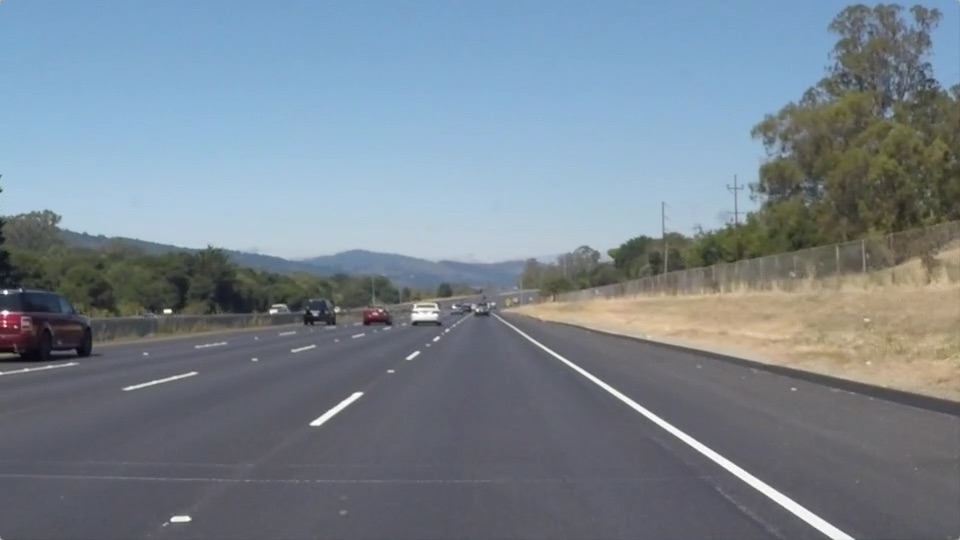
#> input picture examples/solidWhiteRight.jpg, 960 x 540 px, found by its file name
$ jupyter execute --allow-errors P1.ipynb   (shell and % lines are left out)   (text cells are left out)
#> lines starting #> are read from the running program, lines starting #| are printed output that depends on the picture; after the words box and inside, x2 and y2 are one past the last pixel; in counts of white or black regions, pixels touching at a corner belong together; pictures that were not available may be replaced by others from this repository, and a replacement may not be noted
### Helper.py
import math
import cv2
import numpy as np

def grayscale(img):
    """Applies the Grayscale transform
    This will return an image with only one color channel
    but NOTE: to see the returned image as grayscale
    (assuming your grayscaled image is called 'gray')
    you should call plt.imshow(gray, cmap='gray')"""
    return cv2.cvtColor(img, cv2.COLOR_RGB2GRAY)
    # Or use BGR2GRAY if you read an image with cv2.imread()
    # return cv2.cvtColor(img, cv2.COLOR_BGR2GRAY)

def canny(img, low_threshold, high_threshold):
    """Applies the Canny transform"""
    return cv2.Canny(img, low_threshold, high_threshold)

def gaussian_blur(img, kernel_size):
    """Applies a Gaussian Noise kernel"""
    return cv2.GaussianBlur(img, (kernel_size, kernel_size), 0)

def region_of_interest(img, vertices):
    """
    Applies an image mask.

    Only keeps the region of the image defined by the polygon
    formed from `vertices`. The rest of the image is set to black.
    `vertices` should be a numpy array of integer points.
    """
    #defining a blank mask to start with
    mask = np.zeros_like(img)

    #defining a 3 channel or 1 channel color to fill the mask with depending on the input image
    if len(img.shape) > 2:
        channel_count = img.shape[2]  # i.e. 3 or 4 depending on your image
        ignore_mask_color = (255,) * channel_count
    else:
        ignore_mask_color = 255

    #filling pixels inside the polygon defined by "vertices" with the fill color
    cv2.fillPoly(mask, vertices, ignore_mask_color)

    #returning the image only where mask pixels are nonzero
    masked_image = cv2.bitwise_and(img, mask)
    return masked_image


def draw_lines(img, lines, color=[0, 0, 255], thickness=5):
    """
    Original provided code:
    This function draws `lines` with `color` and `thickness`.
    This function draws `lines` with `color` and `thickness`.
    Lines are drawn on the image inplace (mutates the image).
    If you want to make the lines semi-transparent, think about combining
    this function with the weighted_img() function below
    for line in lines:
        for x1,y1,x2,y2 in line:
            cv2.line(img, (x1, y1), (x2, y2), color, thickness)
    """
    """
    Edited code below
    HoughLinesP output is line segments, where all you have is two points on the line

    Need to either average the lines if there are many dashes detected for the lane
    Or extrapolate them if there are some partially detected lines
    Can ignore the vertical line (denominator in slope 0)
    using a linear model (y=mx+c), use the direction of slope to determine which side the line is from
    Left Lane: Potitive gradient  - As the values of column co-ordinate increases, the values of rows co-ordinate decreases.
    Right Lane: Negative gradient - As the values of column co-ordinate increases, the values of rows co-ordinate increases.
    Technically they should give roughly the same gradient, with one being negative (for straight lines, not corners)

    Have detected two left lanes and two right lanes (either side of the lane)
    Will construct a global left and right lane
    Use use the y intercept to extrapolate the line to the edge pixel

     """

    imshape = img.shape

    #Global variables y-axis coordinates -- for extrapolating
    #shape attribute for numpy arrays returns the dimensions of the array.
    #So .shape[0] is n rows, first dimension of your array.
    global_ymin = img.shape[0]
    global_ymax = img.shape[0]

    # right lane line variables
    #Creating empty lists
    global_right_grad = []
    global_right_y = []
    global_right_x = []

    # left lane line variables
    #Creating empty lists
    global_left_grad = []
    global_left_y = []
    global_left_x = []

    #HoughLinesP output gives two points on the line
    #So coordinates we have are x1,y1 and x2, y2
    for line in lines:
        for x1,y1,x2,y2 in line:
            gradient, intercept = np.polyfit((x1,x2), (y1,y2), 1)
            global_ymin = min(min(y1, y2), global_ymin)

            #Separating the coordinates to their left and right lanes
            #Left Lane: Potitive gradient
            if (gradient > 0):
                global_left_grad += [gradient]
                global_left_y += [y1, y2]
                global_left_x += [x1, x2]
            #Right Lane: Negative gradient
            else:
                global_right_grad += [gradient]
                global_right_y += [y1, y2]
                global_right_x += [x1, x2]

    # if no valid line exists,return without further operations
    if len(global_left_grad) == 0 or len(global_right_grad) == 0:
        print("No valid lines are detected")
        return

    #Creating the global left lane with the average of the points
    left_mean_grad = np.mean(global_left_grad)
    left_y_mean = np.mean(global_left_y)
    left_x_mean = np.mean(global_left_x)

    #Calculating the yintercepts
    #Using the linear model y = mx+c
    left_intercept = left_y_mean - (left_mean_grad * left_x_mean)

    #Creating the global right lane with the average of the points
    right_mean_grad = np.mean(global_right_grad)
    right_y_mean = np.mean(global_right_y)
    right_x_mean = np.mean(global_right_x)

    #Calculating the yintercepts
    right_intercept = right_y_mean - (right_mean_grad * right_x_mean)

    #Checking if there are points in each variable
    #Finding the top and bottom points
    if ((len(global_left_grad) > 0) and (len(global_right_grad) > 0)):
        upper_left_x = int((global_ymin - left_intercept) / left_mean_grad)
        lower_left_x = int((global_ymax - left_intercept) / left_mean_grad)
        upper_right_x = int((global_ymin - right_intercept) / right_mean_grad)
        lower_right_x = int((global_ymax - right_intercept) / right_mean_grad)

        #Drawing the left and right lines using top and bottom points
        cv2.line(img, (upper_left_x, global_ymin), (lower_left_x, global_ymax), color, thickness)
        cv2.line(img, (upper_right_x, global_ymin), (lower_right_x, global_ymax), color, thickness)

def hough_lines(img, rho, theta, threshold, min_line_len, max_line_gap):
    """
    `img` should be the output of a Canny transform.

    Returns an image with hough lines drawn.
    """
    lines = cv2.HoughLinesP(img, rho, theta, threshold, np.array([]), minLineLength=min_line_len, maxLineGap=max_line_gap)
    line_img = np.zeros((img.shape[0], img.shape[1], 3), dtype=np.uint8)
    draw_lines(line_img, lines)
    return line_img

# Python 3 has support for cool math symbols.

def weighted_img(img, initial_img, α=0.8, β=1., γ=0.):
    """
    `img` is the output of the hough_lines(), An image with lines drawn on it.
    Should be a blank image (all black) with lines drawn on it.

    `initial_img` should be the image before any processing.

    The result image is computed as follows:

    initial_img * α + img * β + γ
    NOTE: initial_img and img must be the same shape!
    """
    return cv2.addWeighted(initial_img, α, img, β, γ)

### P1.ipynb
[cell 1]
#importing some useful packages
import cv2
import matplotlib.pyplot as plt
import matplotlib.image as mpimg
import numpy as np
import os

from os.path import isfile, join

import Helper as Functions

[cell 2]
#reading in an image
image = mpimg.imread('test_images/solidWhiteRight.jpg')
#> image is the input picture: shape (540, 960, 3); mean R, G, B 120.3, 132.6, 143.7

#printing out some stats and plotting
print('This image is:', type(image), 'with dimesions:', image.shape)
#| This image is: <class 'numpy.ndarray'> with dimesions: (540, 960, 3)
plt.imshow(image)  # if you wanted to show a single color channel image called 'gray', for example, call as plt.imshow(gray, cmap='gray')

[cell 3]
import math
import cv2
import numpy as np

# [7 lines left out: function grayscale, not called in this run]
    # Or use BGR2GRAY if you read an image with cv2.imread()
    # return cv2.cvtColor(img, cv2.COLOR_BGR2GRAY)

def canny(img, low_threshold, high_threshold):
    """Applies the Canny transform"""
    return cv2.Canny(img, low_threshold, high_threshold)

def gaussian_blur(img, kernel_size):
    """Applies a Gaussian Noise kernel"""
    return cv2.GaussianBlur(img, (kernel_size, kernel_size), 0)

# [155 lines left out: functions region_of_interest, draw_lines, hough_lines, weighted_img, not called in this run]

[cell 4]
# TODO: Build your pipeline that will draw lane lines on the test_images
# then save them to the test_images_output directory.

#Already included relevant import packages above

#Parameters definition
low_threshold = 50
high_threshold = 150
kernel_size = 7
# Define the Hough transform parameters
# Make a blank the same size as our image to draw on
rho = 2 # distance resolution in pixels of the Hough grid
theta = np.pi/180 # angular resolution in radians of the Hough grid
threshold = 160     # minimum number of votes (intersections in Hough grid cell)
min_line_len = 10 #minimum number of pixels making up a line
max_line_gap = 20    # maximum gap in pixels between connectable line segments


# image processing pipeline function
def pipeline(image):
    plt.imshow(image)  #plot original image
    initial_img = np.copy(image)*0 # creating a blank to draw lines on

    #from PipelineFunctions import grayscale, gaussian blur and canny functions on the whole image
    gray = Functions.grayscale(image)
    plt.imshow(gray, cmap='gray')  #grayscale image
    gaussian_blur = Functions.gaussian_blur(gray, kernel_size)
    plt.imshow(gaussian_blur)
    edges = Functions.canny(gaussian_blur, low_threshold, high_threshold)
    plt.imshow(edges)   #plots binary image

    # dilate()ing edge image.
    #This will make the lines thicker which will help fit the Hough lines better
    dilated = cv2.dilate(edges, np.ones((3,3), dtype=np.uint8))
    plt.imshow(dilated)

    #Cropping the image to within the region of interest
    #imshape = image.shape
    #vertices = np.array([[(140,imshape[0]),(440, 325), (520, 325), (960,imshape[0])]], dtype=np.int32)
    vertices = np.array([[(140,550),(440, 325), (550, 325), (920,550)]], dtype=np.int32)
    #the co-ordinate origin in the image is top-left corner of image

    # create a masked edges image
    masked_image = Functions.region_of_interest(dilated, vertices)
    plt.imshow(masked_image)    #plots binary image with lines within boundary
    #Shows the region
    #x, y = vertices.T
    #plt.plot(x, y, 'b--', lw=4)

    #Detecting shape edges in the remaining (cropped) image data
    #Applying the hough transform
    hough_img = Functions.hough_lines(masked_image, rho, theta, threshold, min_line_len, max_line_gap)

    # [8 lines of commented-out code are left out]

    plt.imshow(hough_img)       #Prints full binary image with red lines only
    weighted_img = Functions.weighted_img(hough_img,image, α=0.8, β=1.,γ=0.)
    plt.imshow(weighted_img)    #Prints original image with lines highlighted red

    return weighted_img

[cell 5]
#Ensuring we can read in all the images in the test_images folder
ImagePath = "test_images"
#> (the rest of this cell did not finish here and is left out)

[cell 6]
import ProcessImagePipeline as ImageProcess

#'/path/to/folder'
inputpath='C:/Users/lovesa/Desktop/Roadline/Project_Submission/test_images'
outputpath = 'C:/Users/lovesa/Desktop/Roadline/Project_Submission/test_images_output'

#Ensuring we can read in all the images in the test_images folder
#test_imgs = os.listdir(inputpath)
#print(test_imgs)

#This will get all the files in the folder
#> (the rest of this cell did not finish here and is left out)

[cell 7]
# Import everything needed to edit/save/watch video clips
from moviepy.editor import VideoFileClip
from IPython.display import HTML
#import imageio

#pip install imageio-ffmpeg

#import moviepy.editor as mpy

[cell 8]
#def process_image(image):
    # NOTE: The output you return should be a color image (3 channel) for processing video below
    # TODO: put your pipeline here,
    # you should return the final output (image where lines are drawn on lanes)

   # return result

[cell 9]
white_output = 'C:/Users/lovesa/Desktop/Roadline/Project_Submission/test_videos_output/solidWhiteRight.mp4'
## To speed up the testing process you may want to try your pipeline on a shorter subclip of the video
## To do so add .subclip(start_second,end_second) to the end of the line below
## Where start_second and end_second are integer values representing the start and end of the subclip
## You may also uncomment the following line for a subclip of the first 5 seconds
##clip1 = VideoFileClip("test_videos/solidWhiteRight.mp4").subclip(0,5)
#> (the rest of this cell did not finish here and is left out)

[cell 10]
import ProcessImagePipeline as ImageProcess

#Create videocapture object and read the input video file
video = cv2.VideoCapture('C:/Users/lovesa/Desktop/Roadline/Project_Submission/test_videos/solidWhiteRight.mp4',0)

#Error checking
#Check if the camera opened successfully
if(video.isOpened()==False):
    print("Error opening the video stream file")

# Obtaining the default resolutions of the frame - system dependent.
# Convert the resolutions from float to integer.
frame_width = int(video.get(3))
frame_height = int(video.get(4))
fps = (video.get(cv2.CAP_PROP_FPS))

### Write to the video file ###
# Define the codec and create VideoWriter object.
# Define the fps, in this case equal to 10. frame size is also another parameter.
#The output is stored in 'outpy.avi' file.
#MJPG is chosen as the FourCC

#VideoWriter(const String &filename, int fourcc, double fps, Size frameSize, bool isColor=true)

outputVideo = cv2.VideoWriter('outputVideoSL.avi',cv2.VideoWriter_fourcc('M','J','P','G'), fps, (frame_width,frame_height),isColor=False)

#Read until the video is completed
while(video.isOpened()):
    #Capture frame by frame
    ret, frame = video.read()
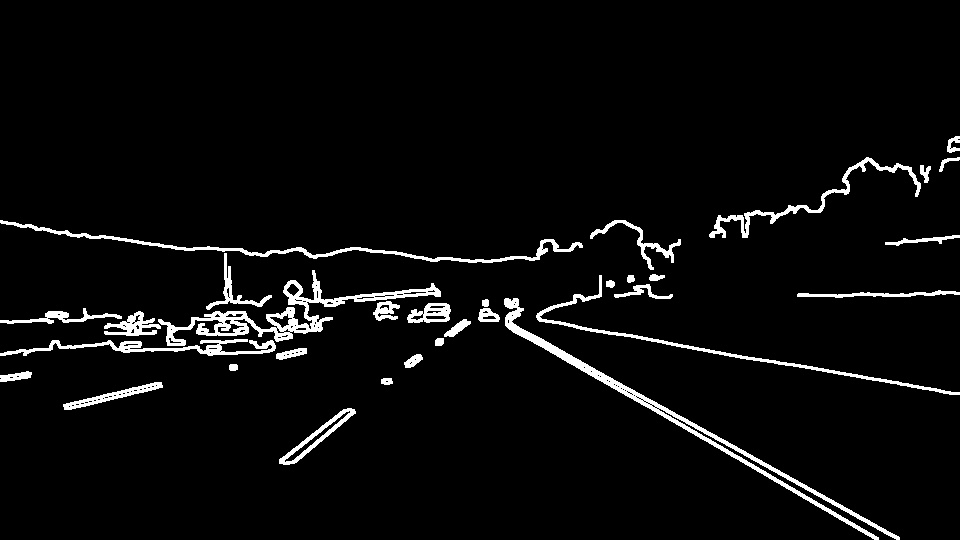
#> input picture examples/dilate.jpg, 960 x 540 px, given in place of solidWhiteRight.mp4, which was not available
#> frame is the input picture: shape (540, 960, 3); min 0, max 255, mean 10.7

    if ret == True:

        output = pipeline(frame)
#> in canny, `return cv2.Canny(img, low_threshold, high_threshold)`:
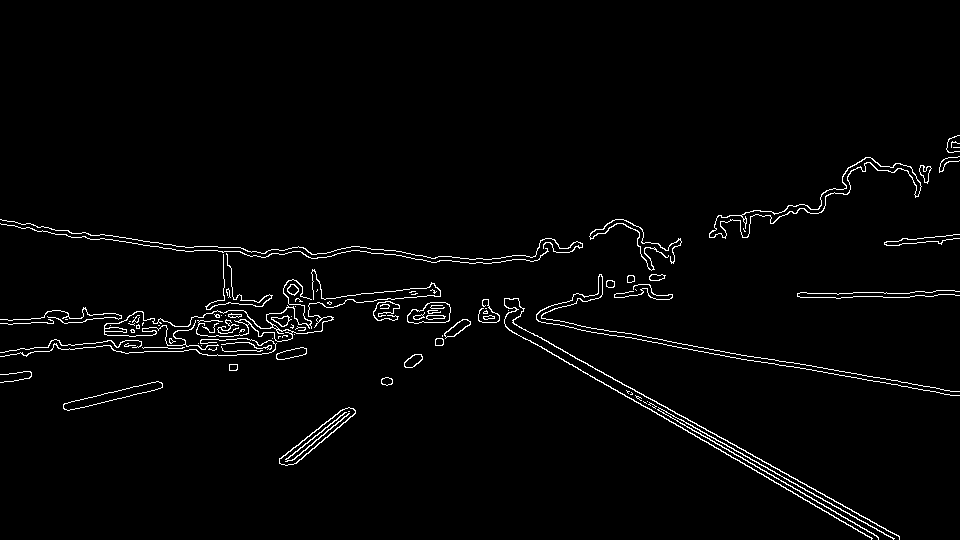
#> returned value: shape (540, 960); 2.2% white in thin lines or dots, all inside (x1, y1, x2, y2) = (0, 135, 960, 540)
#> in region_of_interest, `cv2.fillPoly(mask, vertices, ignore_mask_color)`:
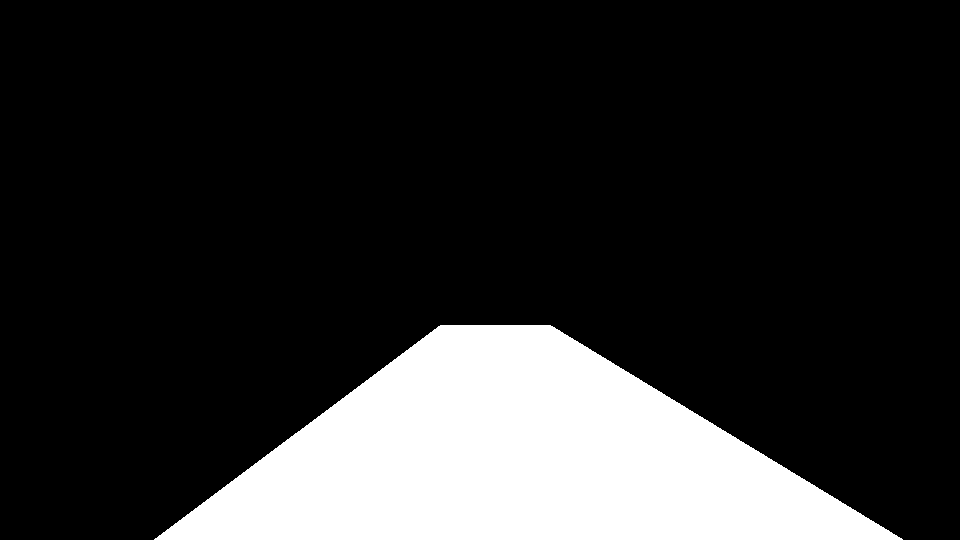
#> mask: shape (540, 960); 17.9% white; 1 white region, box (x1, y1, x2, y2) and area: (154, 325, 903, 540) 92556
#> in region_of_interest, `masked_image = cv2.bitwise_and(img, mask)`:
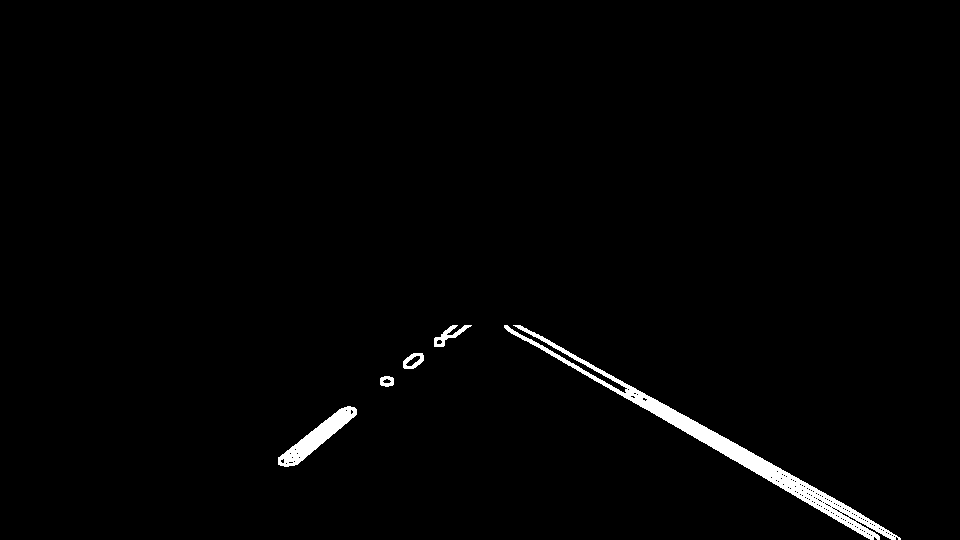
#> masked_image: shape (540, 960); 1.5% white; 5 white regions, box (x1, y1, x2, y2) and area: (504, 325, 901, 540) 5627, (278, 406, 357, 467) 1425, (434, 325, 472, 347) 276, (403, 353, 424, 369) 185, (380, 376, 394, 387) 110
#> in hough_lines, `lines = cv2.HoughLinesP(img, rho, theta, threshold, np.array([]), minL..`: lines = 28 rows, first 6: [517, 325, 896, 535], [504, 327, 878, 535], [505, 325, 559, 355], [504, 326, 836, 510], [582, 373, 879, 538], [626, 389, 898, 539]
#> the loop in draw_lines, `for line in lines:` made 28 passes
#> after the loop in draw_lines, `for line in lines:`: global_left_grad = [0.554, 0.556, 0.556, 0.554, 0.556, 0.551, 0.556, 0.554, 0.555, 0.554, 0.554, 0.602, 0.539, 0.599]; global_left_x = 28 values, max 900 at index 21, min 504 at index 2, mean 709.3; global_left_y = 28 values, max 539 at index 11, min 325 at index 0, mean 438.6; global_right_grad = [-0.746, -0.747, -0.726, -0.784, -0.723, -0.838, -0.841, -0.781, -0.73, -0.754, -0.775, -0.757, -0.811, -0.812]; global_right_x = 28 values, max 469 at index 5, min 278 at index 0, mean 348.6; global_right_y = 28 values, max 466 at index 10, min 325 at index 5, mean 412.4
#> in draw_lines, `left_mean_grad = np.mean(global_left_grad)`: left_mean_grad = 0.56
#> in draw_lines, `left_y_mean = np.mean(global_left_y)`: left_y_mean = 438.6
#> in draw_lines, `left_x_mean = np.mean(global_left_x)`: left_x_mean = 709.3
#> in draw_lines, `left_intercept = left_y_mean - (left_mean_grad * left_x_mean)`: left_intercept = 41.38
#> in draw_lines, `right_mean_grad = np.mean(global_right_grad)`: right_mean_grad = -0.773
#> in draw_lines, `right_y_mean = np.mean(global_right_y)`: right_y_mean = 412.4
#> in draw_lines, `right_x_mean = np.mean(global_right_x)`: right_x_mean = 348.6
#> in draw_lines, `right_intercept = right_y_mean - (right_mean_grad * right_x_mean)`: right_intercept = 681.9
#> in draw_lines, `upper_left_x = int((global_ymin - left_intercept) / left_mean_grad)`: upper_left_x = 506
#> in draw_lines, `lower_left_x = int((global_ymax - left_intercept) / left_mean_grad)`: lower_left_x = 890
#> in draw_lines, `upper_right_x = int((global_ymin - right_intercept) / right_mean_grad)`: upper_right_x = 461
#> in draw_lines, `lower_right_x = int((global_ymax - right_intercept) / right_mean_grad)`: lower_right_x = 183
#> in draw_lines, `cv2.line(img, (upper_right_x, global_ymin), (lower_right_x, global_yma..`:
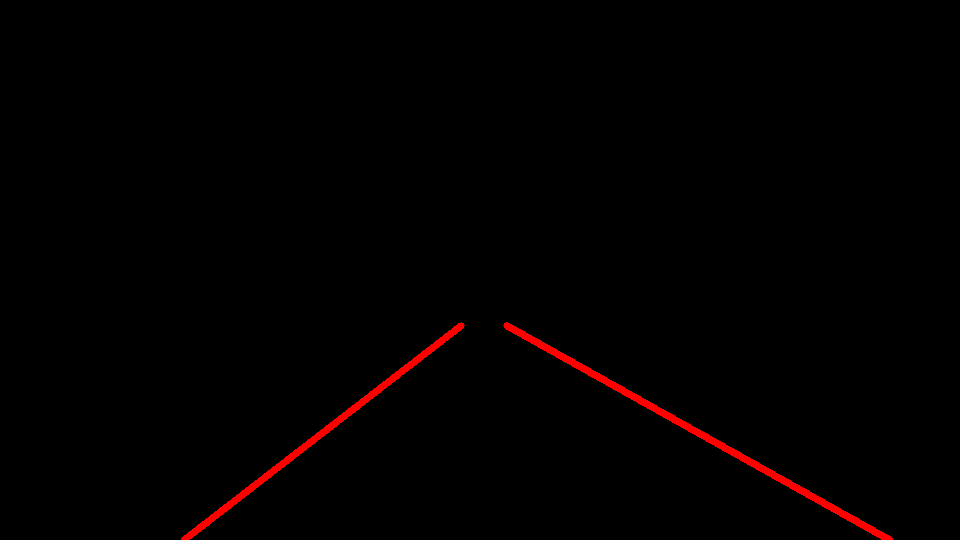
#> img: shape (540, 960, 3); mean of channels 0, 1, 2 0, 0, 2.8; drawn as B, G, R
#> in weighted_img, `return cv2.addWeighted(initial_img, α, img, β, γ)`:
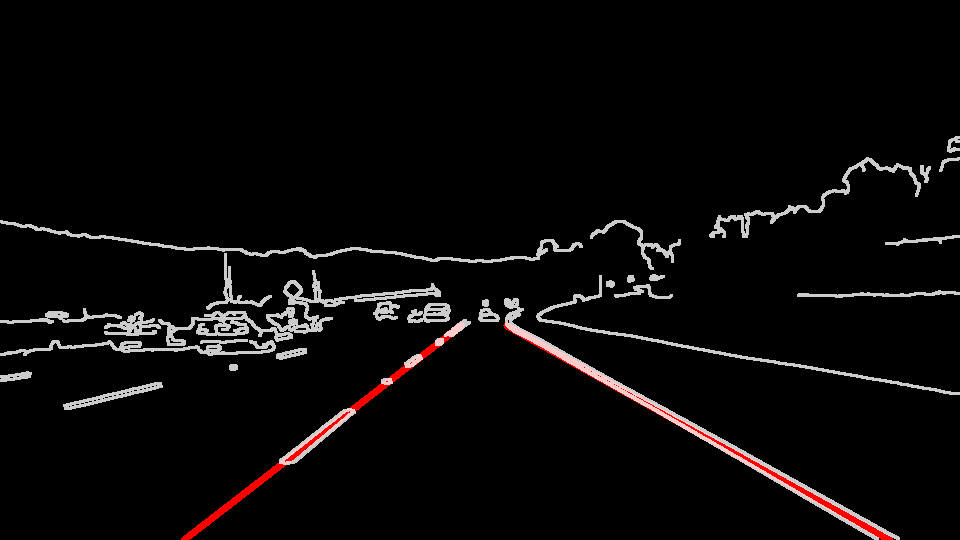
#> returned value: shape (540, 960, 3); mean of channels 0, 1, 2 8.6, 8.6, 10.3; drawn as B, G, R
        cv2.imshow('frame',output)

        #Exit if Q is pressed
        #wait time in milliseconds each frame is displayed
        if cv2.waitKey(1) & 0xFF == ord('q'):
#> (key q is pressed here)
            break

    else:
        break

# Release everything if job is finished
#Release the video capture and video write objects
video.release()
outputVideo.release()
 #Close all frames
cv2.destroyAllWindows()
